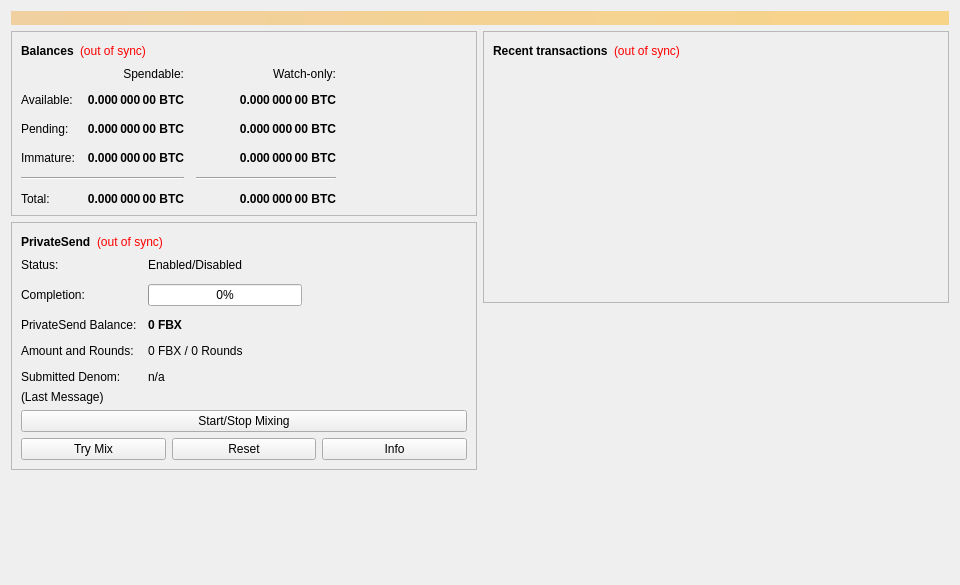
<?xml version="1.0" encoding="UTF-8"?>
<ui version="4.0">
 <class>OverviewPage</class>
 <widget class="QWidget" name="OverviewPage">
  <property name="geometry">
   <rect>
    <x>0</x>
    <y>0</y>
    <width>960</width>
    <height>585</height>
   </rect>
  </property>
  <property name="minimumSize">
   <size>
    <width>960</width>
    <height>0</height>
   </size>
  </property>
  <property name="windowTitle">
   <string>Form</string>
  </property>
  <layout class="QVBoxLayout" name="topLayout">
   <item>
    <widget class="QLabel" name="labelAlerts">
     <property name="visible">
      <bool>false</bool>
     </property>
     <property name="styleSheet">
      <string notr="true">background-color: qlineargradient(x1: 0, y1: 0, x2: 1, y2: 0, stop:0 #F0D0A0, stop:1 #F8D488); color:#000000;</string>
     </property>
     <property name="wordWrap">
      <bool>true</bool>
     </property>
     <property name="margin">
      <number>3</number>
     </property>
    </widget>
   </item>
   <item>
    <layout class="QHBoxLayout" name="horizontalLayout" stretch="1,1">
     <item>
      <layout class="QVBoxLayout" name="verticalLayout_2">
       <item>
        <widget class="QFrame" name="frame">
         <property name="frameShape">
          <enum>QFrame::StyledPanel</enum>
         </property>
         <property name="frameShadow">
          <enum>QFrame::Raised</enum>
         </property>
         <layout class="QVBoxLayout" name="verticalLayout_4">
          <item>
           <layout class="QHBoxLayout" name="horizontalLayout_4">
            <item>
             <widget class="QLabel" name="label_5">
              <property name="font">
               <font>
                <weight>75</weight>
                <bold>true</bold>
               </font>
              </property>
              <property name="text">
               <string>Balances</string>
              </property>
             </widget>
            </item>
            <item>
             <widget class="QLabel" name="labelWalletStatus">
              <property name="toolTip">
               <string>The displayed information may be out of date. Your wallet automatically synchronizes with the FunByte network after a connection is established, but this process has not completed yet.</string>
              </property>
              <property name="styleSheet">
               <string notr="true">QLabel { color: red; }</string>
              </property>
              <property name="text">
               <string notr="true">(out of sync)</string>
              </property>
              <property name="alignment">
               <set>Qt::AlignLeading|Qt::AlignLeft|Qt::AlignVCenter</set>
              </property>
             </widget>
            </item>
            <item>
             <spacer name="horizontalSpacer_3">
              <property name="orientation">
               <enum>Qt::Horizontal</enum>
              </property>
              <property name="sizeHint" stdset="0">
               <size>
                <width>40</width>
                <height>20</height>
               </size>
              </property>
             </spacer>
            </item>
           </layout>
          </item>
          <item>
           <layout class="QGridLayout" name="gridLayout">
            <property name="spacing">
             <number>12</number>
            </property>
            <item row="2" column="2">
             <widget class="QLabel" name="labelWatchPending">
              <property name="font">
               <font>
                <weight>75</weight>
                <bold>true</bold>
               </font>
              </property>
              <property name="cursor">
               <cursorShape>IBeamCursor</cursorShape>
              </property>
              <property name="toolTip">
               <string>Unconfirmed transactions to watch-only addresses</string>
              </property>
              <property name="text">
               <string notr="true">0.000 000 00 BTC</string>
              </property>
              <property name="alignment">
               <set>Qt::AlignRight|Qt::AlignTrailing|Qt::AlignVCenter</set>
              </property>
              <property name="textInteractionFlags">
               <set>Qt::LinksAccessibleByMouse|Qt::TextSelectableByKeyboard|Qt::TextSelectableByMouse</set>
              </property>
             </widget>
            </item>
            <item row="2" column="1">
             <widget class="QLabel" name="labelUnconfirmed">
              <property name="font">
               <font>
                <weight>75</weight>
                <bold>true</bold>
               </font>
              </property>
              <property name="cursor">
               <cursorShape>IBeamCursor</cursorShape>
              </property>
              <property name="toolTip">
               <string>Total of transactions that have yet to be confirmed, and do not yet count toward the spendable balance</string>
              </property>
              <property name="text">
               <string notr="true">0.000 000 00 BTC</string>
              </property>
              <property name="alignment">
               <set>Qt::AlignRight|Qt::AlignTrailing|Qt::AlignVCenter</set>
              </property>
              <property name="textInteractionFlags">
               <set>Qt::LinksAccessibleByMouse|Qt::TextSelectableByKeyboard|Qt::TextSelectableByMouse</set>
              </property>
             </widget>
            </item>
            <item row="3" column="2">
             <widget class="QLabel" name="labelWatchImmature">
              <property name="font">
               <font>
                <weight>75</weight>
                <bold>true</bold>
               </font>
              </property>
              <property name="cursor">
               <cursorShape>IBeamCursor</cursorShape>
              </property>
              <property name="toolTip">
               <string>Mined balance in watch-only addresses that has not yet matured</string>
              </property>
              <property name="text">
               <string notr="true">0.000 000 00 BTC</string>
              </property>
              <property name="alignment">
               <set>Qt::AlignRight|Qt::AlignTrailing|Qt::AlignVCenter</set>
              </property>
              <property name="textInteractionFlags">
               <set>Qt::LinksAccessibleByMouse|Qt::TextSelectableByKeyboard|Qt::TextSelectableByMouse</set>
              </property>
             </widget>
            </item>
            <item row="4" column="0" colspan="2">
             <widget class="Line" name="lineSpendableBalance">
              <property name="orientation">
               <enum>Qt::Horizontal</enum>
              </property>
             </widget>
            </item>
            <item row="4" column="2">
             <widget class="Line" name="lineWatchBalance">
              <property name="sizePolicy">
               <sizepolicy hsizetype="Preferred" vsizetype="Fixed">
                <horstretch>0</horstretch>
                <verstretch>0</verstretch>
               </sizepolicy>
              </property>
              <property name="minimumSize">
               <size>
                <width>140</width>
                <height>0</height>
               </size>
              </property>
              <property name="orientation">
               <enum>Qt::Horizontal</enum>
              </property>
             </widget>
            </item>
            <item row="5" column="0">
             <widget class="QLabel" name="labelTotalText">
              <property name="text">
               <string>Total:</string>
              </property>
             </widget>
            </item>
            <item row="3" column="1">
             <widget class="QLabel" name="labelImmature">
              <property name="font">
               <font>
                <weight>75</weight>
                <bold>true</bold>
               </font>
              </property>
              <property name="cursor">
               <cursorShape>IBeamCursor</cursorShape>
              </property>
              <property name="toolTip">
               <string>Mined balance that has not yet matured</string>
              </property>
              <property name="text">
               <string notr="true">0.000 000 00 BTC</string>
              </property>
              <property name="alignment">
               <set>Qt::AlignRight|Qt::AlignTrailing|Qt::AlignVCenter</set>
              </property>
              <property name="textInteractionFlags">
               <set>Qt::LinksAccessibleByMouse|Qt::TextSelectableByKeyboard|Qt::TextSelectableByMouse</set>
              </property>
             </widget>
            </item>
            <item row="2" column="3">
             <spacer name="horizontalSpacer_2">
              <property name="orientation">
               <enum>Qt::Horizontal</enum>
              </property>
              <property name="sizeHint" stdset="0">
               <size>
                <width>40</width>
                <height>20</height>
               </size>
              </property>
             </spacer>
            </item>
            <item row="3" column="0">
             <widget class="QLabel" name="labelImmatureText">
              <property name="text">
               <string>Immature:</string>
              </property>
             </widget>
            </item>
            <item row="5" column="1">
             <widget class="QLabel" name="labelTotal">
              <property name="font">
               <font>
                <weight>75</weight>
                <bold>true</bold>
               </font>
              </property>
              <property name="cursor">
               <cursorShape>IBeamCursor</cursorShape>
              </property>
              <property name="toolTip">
               <string>Your current total balance</string>
              </property>
              <property name="text">
               <string notr="true">0.000 000 00 BTC</string>
              </property>
              <property name="alignment">
               <set>Qt::AlignRight|Qt::AlignTrailing|Qt::AlignVCenter</set>
              </property>
              <property name="textInteractionFlags">
               <set>Qt::LinksAccessibleByMouse|Qt::TextSelectableByKeyboard|Qt::TextSelectableByMouse</set>
              </property>
             </widget>
            </item>
            <item row="5" column="2">
             <widget class="QLabel" name="labelWatchTotal">
              <property name="font">
               <font>
                <weight>75</weight>
                <bold>true</bold>
               </font>
              </property>
              <property name="cursor">
               <cursorShape>IBeamCursor</cursorShape>
              </property>
              <property name="toolTip">
               <string>Current total balance in watch-only addresses</string>
              </property>
              <property name="text">
               <string notr="true">0.000 000 00 BTC</string>
              </property>
              <property name="alignment">
               <set>Qt::AlignRight|Qt::AlignTrailing|Qt::AlignVCenter</set>
              </property>
              <property name="textInteractionFlags">
               <set>Qt::LinksAccessibleByMouse|Qt::TextSelectableByKeyboard|Qt::TextSelectableByMouse</set>
              </property>
             </widget>
            </item>
            <item row="0" column="2">
             <widget class="QLabel" name="labelWatchonly">
              <property name="text">
               <string>Watch-only:</string>
              </property>
              <property name="alignment">
               <set>Qt::AlignRight|Qt::AlignTrailing|Qt::AlignVCenter</set>
              </property>
             </widget>
            </item>
            <item row="1" column="0">
             <widget class="QLabel" name="labelBalanceText">
              <property name="text">
               <string>Available:</string>
              </property>
             </widget>
            </item>
            <item row="1" column="1">
             <widget class="QLabel" name="labelBalance">
              <property name="font">
               <font>
                <weight>75</weight>
                <bold>true</bold>
               </font>
              </property>
              <property name="cursor">
               <cursorShape>IBeamCursor</cursorShape>
              </property>
              <property name="toolTip">
               <string>Your current spendable balance</string>
              </property>
              <property name="text">
               <string notr="true">0.000 000 00 BTC</string>
              </property>
              <property name="alignment">
               <set>Qt::AlignRight|Qt::AlignTrailing|Qt::AlignVCenter</set>
              </property>
              <property name="textInteractionFlags">
               <set>Qt::LinksAccessibleByMouse|Qt::TextSelectableByKeyboard|Qt::TextSelectableByMouse</set>
              </property>
             </widget>
            </item>
            <item row="1" column="2">
             <widget class="QLabel" name="labelWatchAvailable">
              <property name="font">
               <font>
                <weight>75</weight>
                <bold>true</bold>
               </font>
              </property>
              <property name="cursor">
               <cursorShape>IBeamCursor</cursorShape>
              </property>
              <property name="toolTip">
               <string>Your current balance in watch-only addresses</string>
              </property>
              <property name="text">
               <string notr="true">0.000 000 00 BTC</string>
              </property>
              <property name="alignment">
               <set>Qt::AlignRight|Qt::AlignTrailing|Qt::AlignVCenter</set>
              </property>
              <property name="textInteractionFlags">
               <set>Qt::LinksAccessibleByMouse|Qt::TextSelectableByKeyboard|Qt::TextSelectableByMouse</set>
              </property>
             </widget>
            </item>
            <item row="2" column="0">
             <widget class="QLabel" name="labelPendingText">
              <property name="text">
               <string>Pending:</string>
              </property>
             </widget>
            </item>
            <item row="0" column="1">
             <widget class="QLabel" name="labelSpendable">
              <property name="text">
               <string>Spendable:</string>
              </property>
              <property name="alignment">
               <set>Qt::AlignRight|Qt::AlignTrailing|Qt::AlignVCenter</set>
              </property>
             </widget>
            </item>
           </layout>
          </item>
         </layout>
        </widget>
       </item>
       <item>
        <widget class="QFrame" name="framePrivateSend">
         <property name="layoutDirection">
          <enum>Qt::LeftToRight</enum>
         </property>
         <property name="frameShape">
          <enum>QFrame::StyledPanel</enum>
         </property>
         <property name="frameShadow">
          <enum>QFrame::Raised</enum>
         </property>
         <layout class="QVBoxLayout" name="VerticalLayout_PS1">
          <item>
           <layout class="QHBoxLayout" name="horizontalLayout_5">
            <item>
             <widget class="QLabel" name="labelPrivateSendHeader">
              <property name="font">
               <font>
                <weight>75</weight>
                <bold>true</bold>
               </font>
              </property>
              <property name="text">
               <string>PrivateSend</string>
              </property>
             </widget>
            </item>
            <item>
             <widget class="QLabel" name="labelPrivateSendSyncStatus">
              <property name="toolTip">
               <string>The displayed information may be out of date. Your wallet automatically synchronizes with the FunByte network after a connection is established, but this process has not completed yet.</string>
              </property>
              <property name="styleSheet">
               <string notr="true">QLabel { color: red; }</string>
              </property>
              <property name="text">
               <string notr="true">(out of sync)</string>
              </property>
              <property name="alignment">
               <set>Qt::AlignLeading|Qt::AlignLeft|Qt::AlignVCenter</set>
              </property>
             </widget>
            </item>
            <item>
             <spacer name="horizontalSpacer_4">
              <property name="orientation">
               <enum>Qt::Horizontal</enum>
              </property>
              <property name="sizeHint" stdset="0">
               <size>
                <width>40</width>
                <height>20</height>
               </size>
              </property>
             </spacer>
            </item>
           </layout>
          </item>
          <item>
           <layout class="QFormLayout" name="privateSendFormLayout">
            <property name="fieldGrowthPolicy">
             <enum>QFormLayout::AllNonFixedFieldsGrow</enum>
            </property>
            <property name="horizontalSpacing">
             <number>11</number>
            </property>
            <property name="verticalSpacing">
             <number>12</number>
            </property>
            <item row="0" column="0">
             <widget class="QLabel" name="labelPrivateSendEnabledText">
              <property name="text">
               <string>Status:</string>
              </property>
             </widget>
            </item>
            <item row="0" column="1">
             <widget class="QLabel" name="labelPrivateSendEnabled">
              <property name="text">
               <string>Enabled/Disabled</string>
              </property>
             </widget>
            </item>
            <item row="1" column="0">
             <widget class="QLabel" name="labelCompletitionText">
              <property name="text">
               <string>Completion:</string>
              </property>
             </widget>
            </item>
            <item row="1" column="1">
             <widget class="QProgressBar" name="privateSendProgress">
              <property name="maximumSize">
               <size>
                <width>154</width>
                <height>16777215</height>
               </size>
              </property>
              <property name="value">
               <number>0</number>
              </property>
             </widget>
            </item>
            <item row="2" column="0">
             <widget class="QLabel" name="labelAnonymizedText">
              <property name="text">
               <string>PrivateSend Balance:</string>
              </property>
             </widget>
            </item>
            <item row="2" column="1">
             <widget class="QLabel" name="labelAnonymized">
              <property name="font">
               <font>
                <weight>75</weight>
                <bold>true</bold>
               </font>
              </property>
              <property name="text">
               <string notr="true">0 FBX</string>
              </property>
             </widget>
            </item>
            <item row="3" column="0">
             <widget class="QLabel" name="labelAmountAndRoundsText">
              <property name="text">
               <string>Amount and Rounds:</string>
              </property>
             </widget>
            </item>
            <item row="3" column="1">
             <widget class="QLabel" name="labelAmountRounds">
              <property name="text">
               <string>0 FBX / 0 Rounds</string>
              </property>
             </widget>
            </item>
            <item row="4" column="0">
             <widget class="QLabel" name="labelSubmittedDenomText">
              <property name="text">
               <string>Submitted Denom:</string>
              </property>
             </widget>
            </item>
            <item row="4" column="1">
             <widget class="QLabel" name="labelSubmittedDenom">
              <property name="toolTip">
               <string>The denominations you submitted to the Masternode.&lt;br&gt;To mix, other users must submit the exact same denominations.</string>
              </property>
              <property name="text">
               <string>n/a</string>
              </property>
             </widget>
            </item>
           </layout>
          </item>
          <item>
           <layout class="QVBoxLayout" name="VerticalLayout_PS">
            <item>
             <widget class="QLabel" name="labelPrivateSendLastMessage">
              <property name="text">
               <string>(Last Message)</string>
              </property>
              <property name="alignment">
               <set>Qt::AlignLeading|Qt::AlignLeft|Qt::AlignTop</set>
              </property>
              <property name="wordWrap">
               <bool>true</bool>
              </property>
             </widget>
            </item>
            <item>
             <widget class="QPushButton" name="togglePrivateSend">
              <property name="sizePolicy">
               <sizepolicy hsizetype="MinimumExpanding" vsizetype="Fixed">
                <horstretch>0</horstretch>
                <verstretch>0</verstretch>
               </sizepolicy>
              </property>
              <property name="text">
               <string>Start/Stop Mixing</string>
              </property>
             </widget>
            </item>
            <item>
             <layout class="QHBoxLayout" name="horizontalLayout_debugbuttons">
              <item>
               <widget class="QPushButton" name="privateSendAuto">
                <property name="sizePolicy">
                 <sizepolicy hsizetype="MinimumExpanding" vsizetype="Fixed">
                  <horstretch>0</horstretch>
                  <verstretch>0</verstretch>
                 </sizepolicy>
                </property>
                <property name="toolTip">
                 <string>Try to manually submit a PrivateSend request.</string>
                </property>
                <property name="text">
                 <string>Try Mix</string>
                </property>
               </widget>
              </item>
              <item>
               <widget class="QPushButton" name="privateSendReset">
                <property name="sizePolicy">
                 <sizepolicy hsizetype="MinimumExpanding" vsizetype="Fixed">
                  <horstretch>0</horstretch>
                  <verstretch>0</verstretch>
                 </sizepolicy>
                </property>
                <property name="toolTip">
                 <string>Reset the current status of PrivateSend (can interrupt PrivateSend if it's in the process of Mixing, which can cost you money!)</string>
                </property>
                <property name="autoFillBackground">
                 <bool>false</bool>
                </property>
                <property name="text">
                 <string>Reset</string>
                </property>
               </widget>
              </item>
              <item>
               <widget class="QPushButton" name="privateSendInfo">
                <property name="sizePolicy">
                 <sizepolicy hsizetype="MinimumExpanding" vsizetype="Fixed">
                  <horstretch>0</horstretch>
                  <verstretch>0</verstretch>
                 </sizepolicy>
                </property>
                <property name="toolTip">
                 <string>Information about PrivateSend and Mixing</string>
                </property>
                <property name="text">
                 <string>Info</string>
                </property>
               </widget>
              </item>
             </layout>
            </item>
           </layout>
          </item>
         </layout>
        </widget>
       </item>
       <item>
        <spacer name="verticalSpacer">
         <property name="orientation">
          <enum>Qt::Vertical</enum>
         </property>
         <property name="sizeHint" stdset="0">
          <size>
           <width>20</width>
           <height>40</height>
          </size>
         </property>
        </spacer>
       </item>
      </layout>
     </item>
     <item>
      <layout class="QVBoxLayout" name="verticalLayout_3">
       <item>
        <widget class="QFrame" name="frame_2">
         <property name="frameShape">
          <enum>QFrame::StyledPanel</enum>
         </property>
         <property name="frameShadow">
          <enum>QFrame::Raised</enum>
         </property>
         <layout class="QVBoxLayout" name="verticalLayout">
          <item>
           <layout class="QHBoxLayout" name="horizontalLayout_2">
            <item>
             <widget class="QLabel" name="label_4">
              <property name="font">
               <font>
                <weight>75</weight>
                <bold>true</bold>
               </font>
              </property>
              <property name="text">
               <string>Recent transactions</string>
              </property>
             </widget>
            </item>
            <item>
             <widget class="QLabel" name="labelTransactionsStatus">
              <property name="toolTip">
               <string>The displayed information may be out of date. Your wallet automatically synchronizes with the FunByte network after a connection is established, but this process has not completed yet.</string>
              </property>
              <property name="styleSheet">
               <string notr="true">QLabel { color: red; }</string>
              </property>
              <property name="text">
               <string notr="true">(out of sync)</string>
              </property>
              <property name="alignment">
               <set>Qt::AlignLeading|Qt::AlignLeft|Qt::AlignVCenter</set>
              </property>
             </widget>
            </item>
            <item>
             <spacer name="horizontalSpacer">
              <property name="orientation">
               <enum>Qt::Horizontal</enum>
              </property>
              <property name="sizeHint" stdset="0">
               <size>
                <width>40</width>
                <height>20</height>
               </size>
              </property>
             </spacer>
            </item>
           </layout>
          </item>
          <item>
           <widget class="QListView" name="listTransactions">
            <property name="styleSheet">
             <string notr="true">QListView { background: transparent; }</string>
            </property>
            <property name="frameShape">
             <enum>QFrame::NoFrame</enum>
            </property>
            <property name="verticalScrollBarPolicy">
             <enum>Qt::ScrollBarAlwaysOff</enum>
            </property>
            <property name="horizontalScrollBarPolicy">
             <enum>Qt::ScrollBarAlwaysOff</enum>
            </property>
            <property name="selectionMode">
             <enum>QAbstractItemView::NoSelection</enum>
            </property>
           </widget>
          </item>
         </layout>
        </widget>
       </item>
       <item>
        <spacer name="verticalSpacer_2">
         <property name="orientation">
          <enum>Qt::Vertical</enum>
         </property>
         <property name="sizeHint" stdset="0">
          <size>
           <width>20</width>
           <height>40</height>
          </size>
         </property>
        </spacer>
       </item>
      </layout>
     </item>
    </layout>
   </item>
  </layout>
 </widget>
 <resources/>
 <connections/>
</ui>
